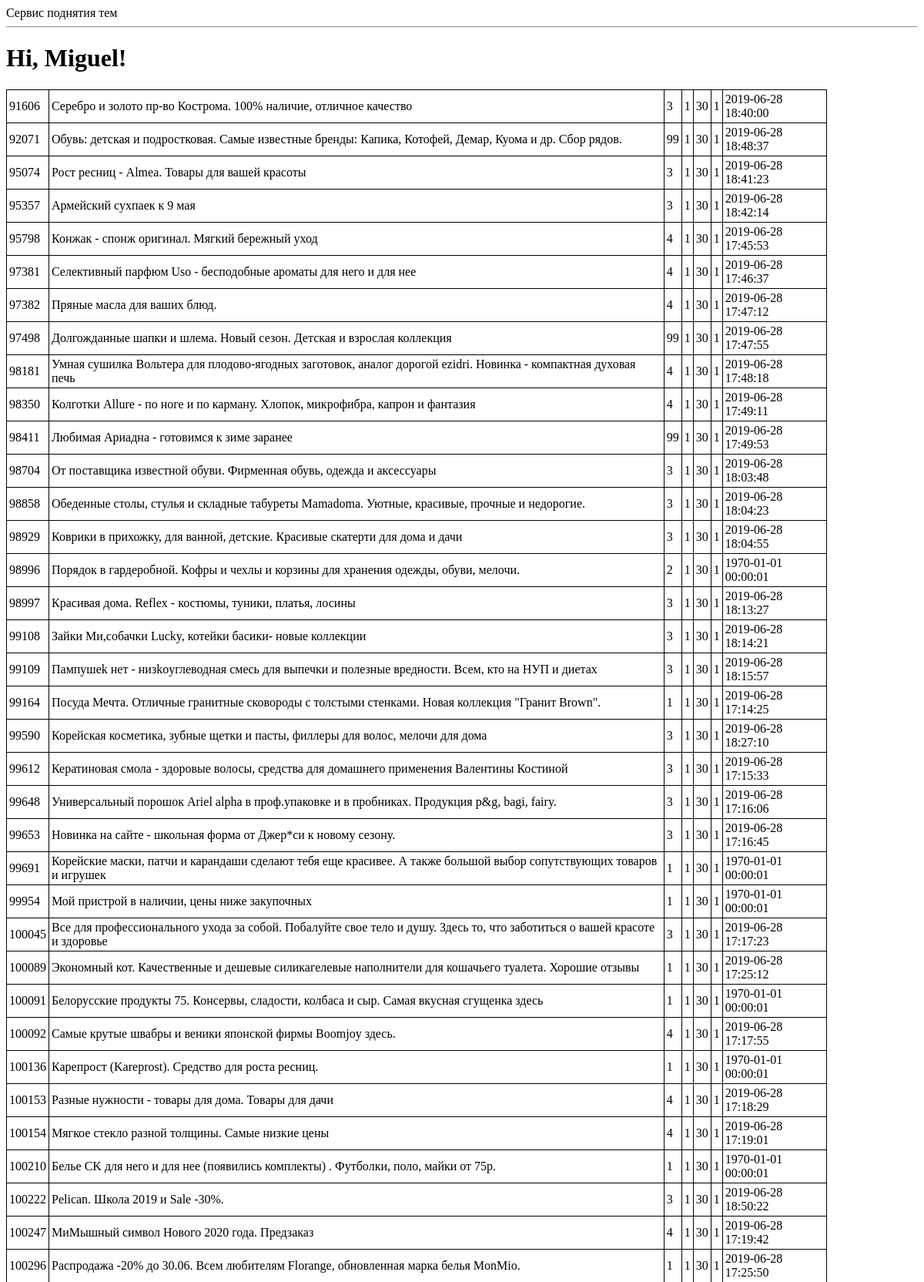
The page /2a (upper part) on the database its author committed.
### tables this page shows
CREATE TABLE topics (id INTEGER PRIMARY KEY UNIQUE NOT NULL, name VARCHAR (250) NOT NULL, ref VARCHAR (100), time_start TIME DEFAULT (7), time_stop TIME DEFAULT (23.05), interval_minutes INTEGER DEFAULT (30), user_id INTEGER REFERENCES users (id), last_up_time TIME DEFAULT (1), active INT DEFAULT (1), page INT, maxpage INT DEFAULT (1), actual INT DEFAULT (1), good_id INT DEFAULT (0));

### app.py (the view)
@app.route('/2a', methods=["GET"])
def index2():
    tpcs=engine.execute("""select t.id,
                                   t.name,
                                   t.page,
                                   t.maxpage,
                                   t.interval_minutes,
                                   t.active,
                                   datetime(last_up_time, 'unixepoch', 'localtime') up_time
                           from topics t
                           where actual=1""")
    user = {'username': 'Miguel'}
    posts = [
        {
            'author': {'username': 'John'},
            'body': 'Beautiful day in Portland!'
        },
        {
            'author': {'username': 'Susan'},
            'body': 'The Avengers movie was so cool!'
        }
    ]
    return render_template('index.html', title='Home', tpcs=tpcs, user=user)

### templates/index.html
{% extends "base.html" %}
{% block content %}
    <h1>Hi, {{ user.username }}!</h1>
    <table>
    {% for row in tpcs %}
        <tr>
            <td>{{ row["id"] }}</td>
            <td>{{ row["name"] }}</td>
            <td>{{ row["page"] }}</td>
            <td>{{ row["maxpage"] }}</td>
            <td>{{ row["interval_minutes"] }}</td>
            <td>{{ row["active"] }}</td>
            <td>{{ row["up_time"] }}</td>
        </tr>
    {% endfor %}
    </table>
{% endblock %}

### templates/base.html (shortened to what this page needs)
<html>
    <head>
    </head>
    <body>
        <div>
            Сервис поднятия тем
        </div>
        <hr>
        {% block content %}{% endblock %}
    </body>
</html>

### templates/base.html (style rules this page uses)
TABLE { width: 90%; border-collapse: collapse; }
TD, TH { padding: 3px; border: 1px solid black; }

### rows shown on the page
topics: id "91606", name "Серебро и золото пр-во Кострома. 100% наличие, отличное качество", page "3", maxpage "1", interval_minutes "30", active "1", up_time "2019-06-28 18:40:00"
topics: id "92071", name "Обувь: детская и подростковая. Самые известные бренды: Капика, Котофей, Демар, Куома и др. Сбор рядов.", page "99", maxpage "1", interval_minutes "30", active "1", up_time "2019-06-28 18:48:37"
topics: id "95074", name "Рост ресниц - Almea. Товары для вашей красоты", page "3", maxpage "1", interval_minutes "30", active "1", up_time "2019-06-28 18:41:23"
topics: id "95357", name "Армейский сухпаек к 9 мая", page "3", maxpage "1", interval_minutes "30", active "1", up_time "2019-06-28 18:42:14"
topics: id "95798", name "Конжак - спонж оригинал. Мягкий бережный уход", page "4", maxpage "1", interval_minutes "30", active "1", up_time "2019-06-28 17:45:53"
topics: id "97381", name "Селективный парфюм Uso - бесподобные ароматы для него и для нее", page "4", maxpage "1", interval_minutes "30", active "1", up_time "2019-06-28 17:46:37"
topics: id "97382", name "Пряные масла для ваших блюд.", page "4", maxpage "1", interval_minutes "30", active "1", up_time "2019-06-28 17:47:12"
topics: id "97498", name "Долгожданные шапки и шлема. Новый сезон. Детская и взрослая коллекция", page "99", maxpage "1", interval_minutes "30", active "1", up_time "2019-06-28 17:47:55"
topics: id "98181", name "Умная сушилка Вольтера для плодово-ягодных заготовок, аналог дорогой ezidri. Новинка - компактная духовая печь", page "4", maxpage "1", interval_minutes "30", active "1", up_time "2019-06-28 17:48:18"
topics: id "98350", name "Колготки Allure - по ноге и по карману. Хлопок, микрофибра, капрон и фантазия", page "4", maxpage "1", interval_minutes "30", active "1", up_time "2019-06-28 17:49:11"
topics: id "98411", name "Любимая Ариадна - готовимся к зиме заранее", page "99", maxpage "1", interval_minutes "30", active "1", up_time "2019-06-28 17:49:53"
topics: id "98704", name "От поставщика известной обуви. Фирменная обувь, одежда и аксессуары", page "3", maxpage "1", interval_minutes "30", active "1", up_time "2019-06-28 18:03:48"
topics: id "98858", name "Обеденные столы, стулья и складные табуреты Mamadoma. Уютные, красивые, прочные и недорогие.", page "3", maxpage "1", interval_minutes "30", active "1", up_time "2019-06-28 18:04:23"
topics: id "98929", name "Коврики в прихожку, для ванной, детские. Красивые скатерти для дома и дачи", page "3", maxpage "1", interval_minutes "30", active "1", up_time "2019-06-28 18:04:55"
topics: id "98996", name "Порядок в гардеробной. Кофры и чехлы и корзины для хранения одежды, обуви, мелочи.", page "2", maxpage "1", interval_minutes "30", active "1", up_time "1970-01-01 00:00:01"
topics: id "98997", name "Красивая дома. Reflex - костюмы, туники, платья, лосины", page "3", maxpage "1", interval_minutes "30", active "1", up_time "2019-06-28 18:13:27"
topics: id "99108", name "Зайки Ми,собачки Lucky, котейки басики- новые коллекции", page "3", maxpage "1", interval_minutes "30", active "1", up_time "2019-06-28 18:14:21"
topics: id "99109", name "Пампyшek нет - низkoуглeводнaя cмeсь для выпечки и полезные вредности. Всем, кто на НУП и диетах", page "3", maxpage "1", interval_minutes "30", active "1", up_time "2019-06-28 18:15:57"
topics: id "99164", name "Посуда Мечта. Отличные гранитные сковороды с толстыми стенками. Новая коллекция \"Гранит Brown\".", page "1", maxpage "1", interval_minutes "30", active "1", up_time "2019-06-28 17:14:25"
topics: id "99590", name "Корейская косметика, зубные щетки и пасты, филлеры для волос, мелочи для дома", page "3", maxpage "1", interval_minutes "30", active "1", up_time "2019-06-28 18:27:10"
topics: id "99612", name "Кератиновая смола - здоровые волосы, средства для домашнего применения Валентины Костиной", page "3", maxpage "1", interval_minutes "30", active "1", up_time "2019-06-28 17:15:33"
topics: id "99648", name "Универсальный порошок Ariel alpha в проф.упаковке и в пробниках. Продукция p&g, bagi, fairy.", page "3", maxpage "1", interval_minutes "30", active "1", up_time "2019-06-28 17:16:06"
topics: id "99653", name "Новинка на сайте - школьная форма от Джер*си к новому сезону.", page "3", maxpage "1", interval_minutes "30", active "1", up_time "2019-06-28 17:16:45"
topics: id "99691", name "Корейские маски, патчи и карандаши сделают тебя еще красивее. А также большой выбор сопутствующих товаров и игрушек", page "1", maxpage "1", interval_minutes "30", active "1", up_time "1970-01-01 00:00:01"
topics: id "99954", name "Мой пристрой в наличии, цены ниже закупочных", page "1", maxpage "1", interval_minutes "30", active "1", up_time "1970-01-01 00:00:01"
topics: id "100045", name "Все для профессионального ухода за собой. Побалуйте свое тело и душу. Здесь то, что заботиться о вашей красоте и здоровье", page "3", maxpage "1", interval_minutes "30", active "1", up_time "2019-06-28 17:17:23"
topics: id "100089", name "Экономный кот. Качественные и дешевые силикагелевые наполнители для кошачьего туалета. Хорошие отзывы", page "1", maxpage "1", interval_minutes "30", active "1", up_time "2019-06-28 17:25:12"
topics: id "100091", name "Белорусские продукты 75. Консервы, сладости, колбаса и сыр. Самая вкусная сгущенка здесь", page "1", maxpage "1", interval_minutes "30", active "1", up_time "1970-01-01 00:00:01"
topics: id "100092", name "Самые крутые швабры и веники японской фирмы Boomjoy здесь.", page "4", maxpage "1", interval_minutes "30", active "1", up_time "2019-06-28 17:17:55"
topics: id "100136", name "Карепрост (Kareprost). Средство для роста ресниц.", page "1", maxpage "1", interval_minutes "30", active "1", up_time "1970-01-01 00:00:01"
topics: id "100153", name "Разные нужности - товары для дома. Товары для дачи", page "4", maxpage "1", interval_minutes "30", active "1", up_time "2019-06-28 17:18:29"
topics: id "100154", name "Мягкое стекло разной толщины. Самые низкие цены", page "4", maxpage "1", interval_minutes "30", active "1", up_time "2019-06-28 17:19:01"
topics: id "100210", name "Белье CK для него и для нее (появились комплекты) . Футболки, поло, майки от 75р.", page "1", maxpage "1", interval_minutes "30", active "1", up_time "1970-01-01 00:00:01"
topics: id "100222", name "Pelican. Школа 2019 и Sale -30%.", page "3", maxpage "1", interval_minutes "30", active "1", up_time "2019-06-28 18:50:22"
topics: id "100247", name "МиМышный символ Нового 2020 года. Предзаказ", page "4", maxpage "1", interval_minutes "30", active "1", up_time "2019-06-28 17:19:42"
topics: id "100296", name "Распродажа -20% до 30.06. Всем любителям Florange, обновленная марка белья MonMio.", page "1", maxpage "1", interval_minutes "30", active "1", up_time "2019-06-28 17:25:50"

### other values the page prints
{{ user.username }} "Miguel"
